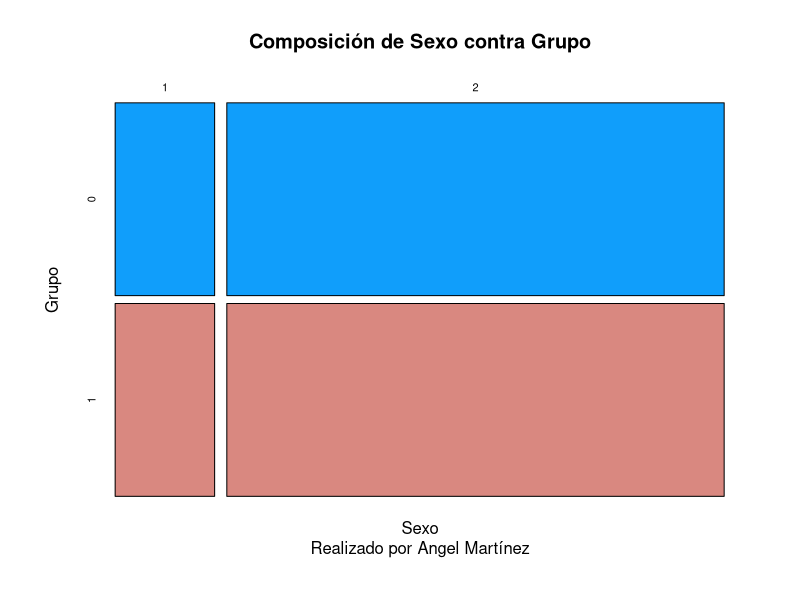
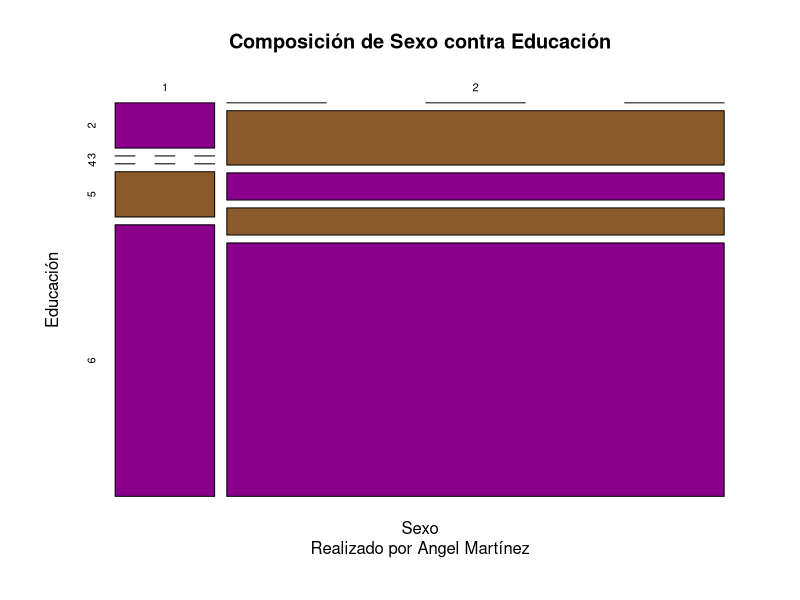
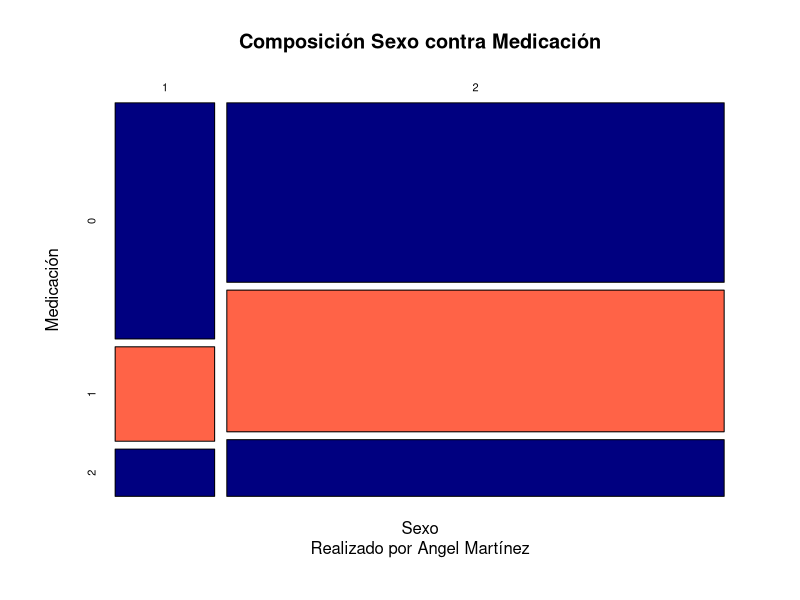
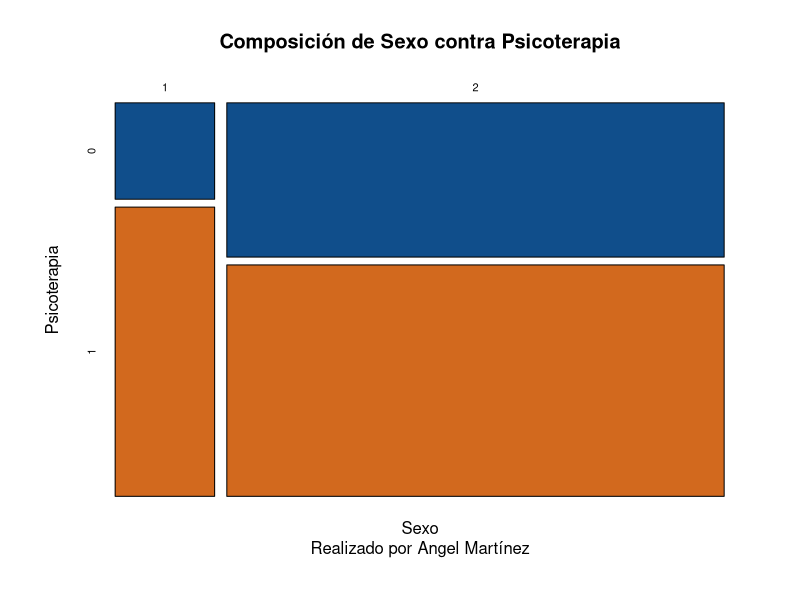

Write R code to recreate these figures, in order. (Note: this script raises an error after producing the figures.)
library(readxl)
StromBD <- read_excel("Progredi_Excel_2.xlsx")
View(StromBD)

StromBD$Group <- as.factor(StromBD$Group)
StromBD$Sex <- as.factor(StromBD$Sex)
StromBD$Marital_status <- as.factor(StromBD$Marital_status)
StromBD$Education <- as.factor(StromBD$Education)
StromBD$Medication <- as.factor(StromBD$Medication)
StromBD$Psychotherapy <- as.factor(StromBD$Psychotherapy)
# StromBD$Imputed_post <- as.factor(StromBD$Imputed_post)
# StromBD$Imputed_followup <- as.factor(StromBD$Imputed_followup)
# StromBD$BDI_post_under14 <- as.factor(StromBD$BDI_post_under14)

# 1. ¿Cuáles son las proporciones de los sexos en los
# participantes del estudio?

# Tabla de contigencia
tablaContigenciaSexo <- xtabs(~Sex, data = StromBD)
tablaContigenciaSexo
addmargins(tablaContigenciaSexo)

# Proporciones
proporcionesSexo <- proportions(tablaContigenciaSexo)
proporcionesSexo

# Intervalos de confianza
# Sexo 1 : 8 participante, de 48 participantes.
testProporcionesSexo01 <- prop.test(8, 48)

# Sexo 2: 40 participante, de 48 participantes.
testProporcionesSexo02 <- prop.test(40, 48)

testProporcionesSexo01
testProporcionesSexo02

test1 <- prop.test(4,24)
test2 <- prop.test(20,24)
test1
test2
(test1$conf.int[2]-test1$conf.int[1])/2
(test2$conf.int[2]-test2$conf.int[1])/2
# Evalua si existe una diferencia en la proporcion esperada
# Hipotesis nula las proporciones entre los dos grupos no son diferentes  p >=0.05
# Hipotesis alternativa  las proporciones entre dos grupos son diferentes p < 0.05

# % 50 %50  nula
# % 20 % 70 alternativa
# Si hay una diferencia en las proporciones estadisticamente significativa

# Da el intervalo de confianza

IC95ProporcionesSexo01 <- (testProporcionesSexo01$conf.int[2]-testProporcionesSexo01$conf.int[1])/2
IC95ProporcionesSexo02 <- (testProporcionesSexo02$conf.int[2]-testProporcionesSexo02$conf.int[1])/2

IC95ProporcionesSexo01
IC95ProporcionesSexo02
# 0.16 +- 0.11
# 0.83 +- 0.11
# 2. Los participantes fueron asignados
# (aleatoriamente) a dos grupos ¿Cuál es la proporción
# de sexos en cada grupo?

tablaContigenciaSexoGrupo <- xtabs(~Sex + Group, data = StromBD) 
tablaContigenciaSexoGrupo
addmargins(tablaContigenciaSexoGrupo)

testProporcionesSexoGrupo <- prop.test(tablaContigenciaSexoGrupo)
testProporcionesSexoGrupo

IC95ProporcionesSexoGrupo <- (testProporcionesSexoGrupo$conf.int[2]-testProporcionesSexoGrupo$conf.int[1])/2

IC95ProporcionesSexoGrupo

plot(tablaContigenciaSexoGrupo,
     main = "Composición de Sexo contra Grupo",
     ylab = "Grupo",
     xlab = "Sexo",
     col = c("#109EFB", "#D98880"),
     sub = "Realizado por Angel Martínez"
     )

# 3. ¿Las variables Sexo y Grupo son independientes?.

# xi cuadrado

chisqTestSexoGrupo <- chisq.test(tablaContigenciaSexoGrupo)
chisqTestSexoGrupo



# Prueba de independencia
# Hipotesis nula supone que no hay asociacion entre las variables (son independientes)
# (p > 0.05)
# Hipotesis alternativa hay asocciacion entre las variables (son dependientes)
# (p < 0.05)

# Si son independientes. 

# 4. ¿La variable es independiente de otras variables
# contempladas en el estudio (educación, medicación, psicoterapia)?

# Asumo que se refiere a Sexo

tablaContigenciaSexoEducacion <- xtabs(~Sex + Education, data = StromBD)
tablaContigenciaSexoEducacion
addmargins(tablaContigenciaSexoEducacion)
chisqTestSexoEducacion <- chisq.test(tablaContigenciaSexoEducacion)
chisqTestSexoEducacion
# Si es  independiente

tablaContigenciaSexoMedicacion <- xtabs(~Sex + Medication, data = StromBD)
tablaContigenciaSexoMedicacion
addmargins(tablaContigenciaSexoMedicacion)
chisqTestSexoMedicacion <- chisq.test(tablaContigenciaSexoMedicacion)
chisqTestSexoMedicacion
# Si es independiente
tablaContigenciaSexoPsicoterapia <- xtabs(~Sex + Psychotherapy, data = StromBD)
tablaContigenciaSexoPsicoterapia
addmargins(tablaContigenciaSexoPsicoterapia)
chisqTestSexoPsicoterapia <- chisq.test(tablaContigenciaSexoPsicoterapia)
chisqTestSexoPsicoterapia



plot(tablaContigenciaSexoEducacion,
     main = "Composición de Sexo contra Educación",
     ylab = "Educación",
     xlab = "Sexo",
     col = c("darkmagenta", "tan4"),
     sub = "Realizado por Angel Martínez"
)

  plot(tablaContigenciaSexoMedicacion,
       main = "Composición Sexo contra Medicación",
       ylab = "Medicación",
       xlab = "Sexo",
       col = c("navyblue", "tomato"),
       sub = "Realizado por Angel Martínez"
  )

plot(tablaContigenciaSexoPsicoterapia,
     main = "Composición de Sexo contra Psicoterapia",
     ylab = "Psicoterapia",
     xlab = "Sexo",
     col = c("dodgerblue4", "chocolate"),
     sub = "Realizado por Angel Martínez"
)

plot(tablaContigenciaSexoEstadoCivil,
     main = "Composición de Sexo Contra EstadoCivil",
     ylab = "Estado Civil",
     xlab = "Sexo",
     col = c("mediumpurple4", "sandybrown"),
     sub = "Realizado por Angel Martínez"
)


# Si es independiente
# p >= 0.05

# 4.1. En general ¿El sexo de los participantes
# del estudio influye en su estado civil?

#Cambio en el tono de la pregunta mismo metodo. 

tablaContigenciaSexoEstadoCivil <- xtabs(~Sex + Marital_status, data = StromBD)
tablaContigenciaSexoEstadoCivil
addmargins(tablaContigenciaSexoEstadoCivil)
chisqTestSexoEstadoCivil <- chisq.test(tablaContigenciaSexoEstadoCivil)
chisqTestSexoEstadoCivil
# Si es independiente
# El sexo no influye en su estado civil

# 4.2. En general ¿Hay evidencia de que el nivel
# educativo esté influenciado por el sexo en los participantes del estudio?

# Ya lo habiamos realizado, pero es diferente pregunta

chisqTestSexoEducacion

# No hay evidencia de que el nivel educativo este influenciado por el sexo
# Son independientes (p >= 0.05)

# En general ¿El acceso a psicoterapia
# depende del sexo de los participantes del estudio

chisqTestSexoPsicoterapia

# El acceso a la psicoterapia no depende del sexo
# Son variables independientes
# p >= 0.05

